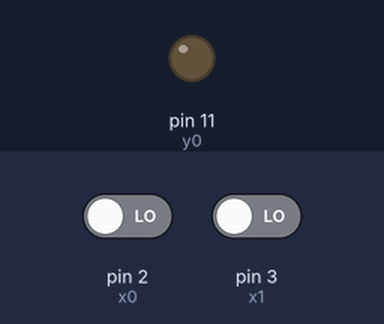
A sketch run on a simulated Arduino Uno, built with avr-gcc and run on an emulated ATmega328P. Parts: output pins drawn as LEDs (lit = HIGH). The inputs (shaded band) are chosen by the test bench; at power-on: pin 2 (x0) LOW, pin 3 (x1) LOW.

Above: at 1.2 s.
1.3 s: pin 2 (x0) driven HIGH
At 2.4 s:
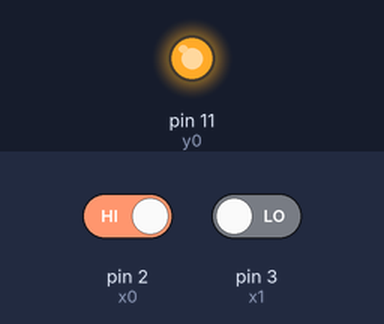
2.8 s: pin 3 (x1) driven HIGH
At 3.8 s:
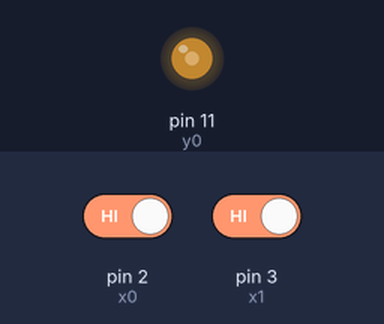
4.3 s: pin 3 (x1) driven LOW
At 5.7 s:
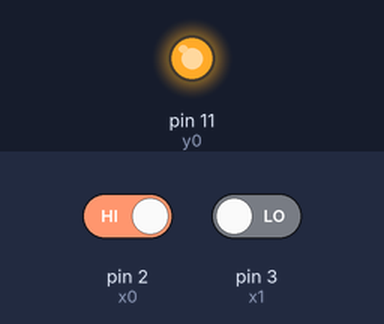
Timing chart, 0 to 7.3 s (numbered marks = the images above; inputs shaded):
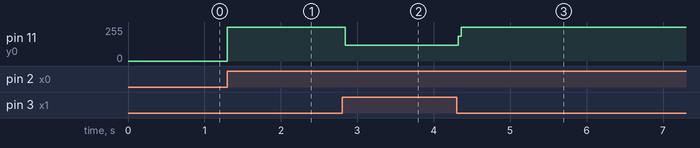

The sketch:

sangkhongtat.ino
```cpp
const int x0=2, x1=3;
const int y0=11;

void setup() {
  pinMode(x0,INPUT); pinMode(x1,INPUT);
  pinMode(y0,OUTPUT);
  digitalWrite(y0,LOW);
}

void loop() {
  if (digitalRead(x0)==1)
     digitalWrite(y0,1);
  if (digitalRead(x1)==1)
     digitalWrite(y0,0);
}
```

Measured:
- after the input at 1.3 s, pin 11 (y0): 0/255 → 255/255 at once
- after the input at 2.8 s, pin 11 (y0): 255/255 → 120/255 at once
- after the input at 4.3 s, pin 11 (y0): 120/255 → 255/255 at once
